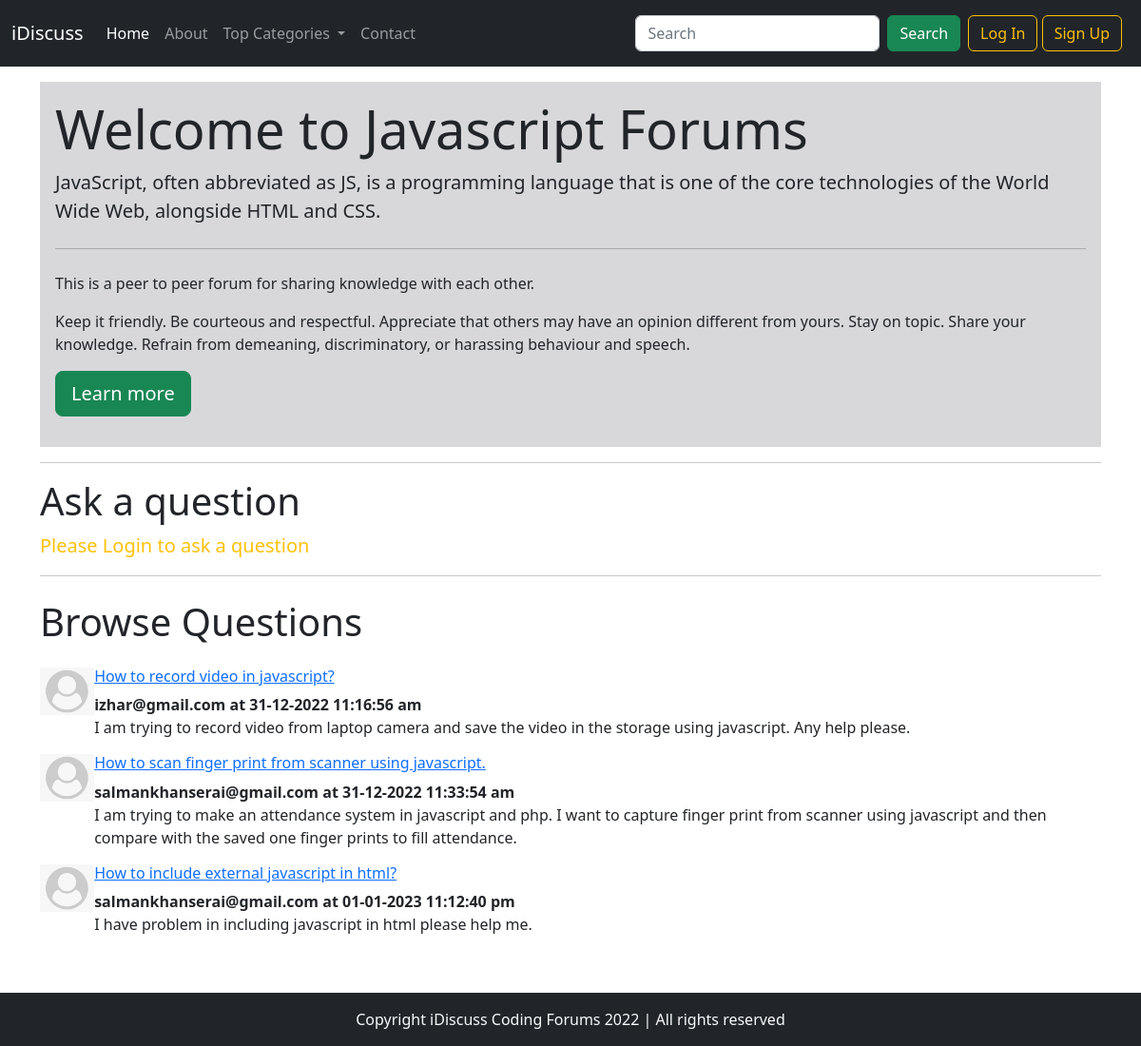
The app's page /threadlist.php?catid=2 with its own data.
### tables this page shows
CREATE TABLE `categories` (
  `category_id` int(11) NOT NULL,
  `category_name` varchar(255) NOT NULL,
  `category_description` varchar(255) NOT NULL,
  `created` datetime NOT NULL DEFAULT current_timestamp()
);

CREATE TABLE `threads` (
  `thread_id` int(11) NOT NULL,
  `thread_title` varchar(255) NOT NULL,
  `thread_desc` text NOT NULL,
  `thread_cat_id` int(11) NOT NULL,
  `thread_user_id` int(11) NOT NULL,
  `timestamp` datetime NOT NULL DEFAULT current_timestamp()
);

CREATE TABLE `users` (
  `user_id` int(11) NOT NULL,
  `user_email` varchar(100) NOT NULL,
  `user_pass` varchar(255) NOT NULL,
  `timestamp` datetime NOT NULL DEFAULT current_timestamp()
);

### threadlist.php (the view, shortened to what this page needs)
<?php
include 'partials/_dbconnect.php';
?>
<!DOCTYPE html>
<html lang="en">
<head>
    <link rel="stylesheet" href="bootstrap/css/bootstrap.min.css">
</head>
<body>
    <?php include 'partials/_header.php'; ?>
    <?php
    $catid = $_GET['catid'];
    $sql = "SELECT * FROM `categories` WHERE `category_id`='$catid'";
    $result = mysqli_query($conn, $sql);
    $row = mysqli_fetch_assoc($result);
    ?>
    <div class="container my-3">
        <div class="jumbotron p-3" style="background-color: #d8d8db;">
            <h1 class="display-4">Welcome to <?php echo $row['category_name']; ?> Forums</h1>
            <p class="lead"><?php echo $row['category_description']; ?></p>
            <hr class="my-4">
            <p>This is a peer to peer forum for sharing knowledge with each other.</p>
            <p>Keep it friendly.
                Be courteous and respectful. Appreciate that others may have an opinion different from yours.
                Stay on topic.
                Share your knowledge.
                Refrain from demeaning, discriminatory, or harassing behaviour and speech.</p>
            <p class="lead">
                <a class="btn btn-success btn-lg" href="#" role="button">Learn more</a>
            </p>
        </div>
        <hr>
    </div>
    <?php
    if (isset($_SESSION['login']) && $_SESSION['login'] == true) {
    ?>
        <div class="container">
            <h1 class="">Ask a question</h1>
            <form action="threadlist.php?catid=<?php echo $catid; ?>" method="post" class="my-3">
                <div class="mb-3">
                    <label for="title" class="form-label">Problem Title</label>
                    <input type="text" class="form-control" id="title" name="title" aria-describedby="emailHelp" required>
                    <div id="emailHelp" class="form-text">Keep your title as short and crisp as possible.</div>
                </div>
                <div class="mb-3">
                    <label for="desc" class="form-label">Elaborate Your Problem</label>
                    <textarea class="form-control" name="desc" id="desc" rows="7" required></textarea>
                </div>
                <button type="submit" class="btn btn-success" name="btn-submit">Submit</button>
            </form>
            <hr>
        </div>
    <?php
    } else {
    ?>
        <div class="container">
            <h1 class="">Ask a question</h1>
            <p class="lead text-warning">Please Login to ask a question</p>
            <hr>
        </div>
    <?php
    }
    ?>
    <div class="container">
        <h1 class="my-4">Browse Questions</h1>
        <?php
        $sql = "SELECT * FROM `threads` WHERE `thread_cat_id`=$catid";
        $results = mysqli_query($conn, $sql);
        while ($row = mysqli_fetch_assoc($results)) {
            $thread_user_id = $row['thread_user_id'];
            $sql2 = "SELECT user_email FROM users WHERE user_id='$thread_user_id'";
            $result2 = mysqli_query($conn, $sql2);
            $row2 = mysqli_fetch_assoc($result2);
            $user_email = $row2['user_email'];
        ?>
            <div class="media d-flex my-3">
                <img class="mr-3" src="img/user-default.png" height="50" alt="User Image">
                <div class="media-body">
                    <h6 class="mt-0"><a href="thread.php?threadid=<?php echo $row['thread_id']; ?>"><?php echo $row['thread_title']; ?></a></h6>
                    <p class="my-0"><b><?php echo $user_email . " at " . date('d-m-Y h:i:s a', strtotime($row['timestamp'])); ?></b></p>
                    <?php echo $row['thread_desc']; ?>
                </div>
            </div>
        <?php
        }
        ?>
    </div>
    <?php include 'partials/_footer.php'; ?>
</body>
</html>

### records on screen
categories: category_name "Javascript", category_description "JavaScript, often abbreviated as JS, is a programming language that is one of the core technologies of the World Wide Web, alongside HTML and CSS."
threads: thread_title "How to record video in javascript?", users.user_email "izhar@gmail.com", timestamp "31-12-2022 11:16:56 am", thread_desc "I am trying to record video from laptop camera and save the video in the storage using javascript. Any help please."
threads: thread_title "How to scan finger print from scanner using javascript.", users.user_email "salmankhanserai@gmail.com", timestamp "31-12-2022 11:33:54 am", thread_desc "I am trying to make an attendance system in javascript and php. I want to capture finger print from scanner using javascript and then compare with the saved one finger prints to fill attendance."
threads: thread_title "How to include external javascript in html?", users.user_email "salmankhanserai@gmail.com", timestamp "01-01-2023 11:12:40 pm", thread_desc "I have problem in including javascript in html please help me."
